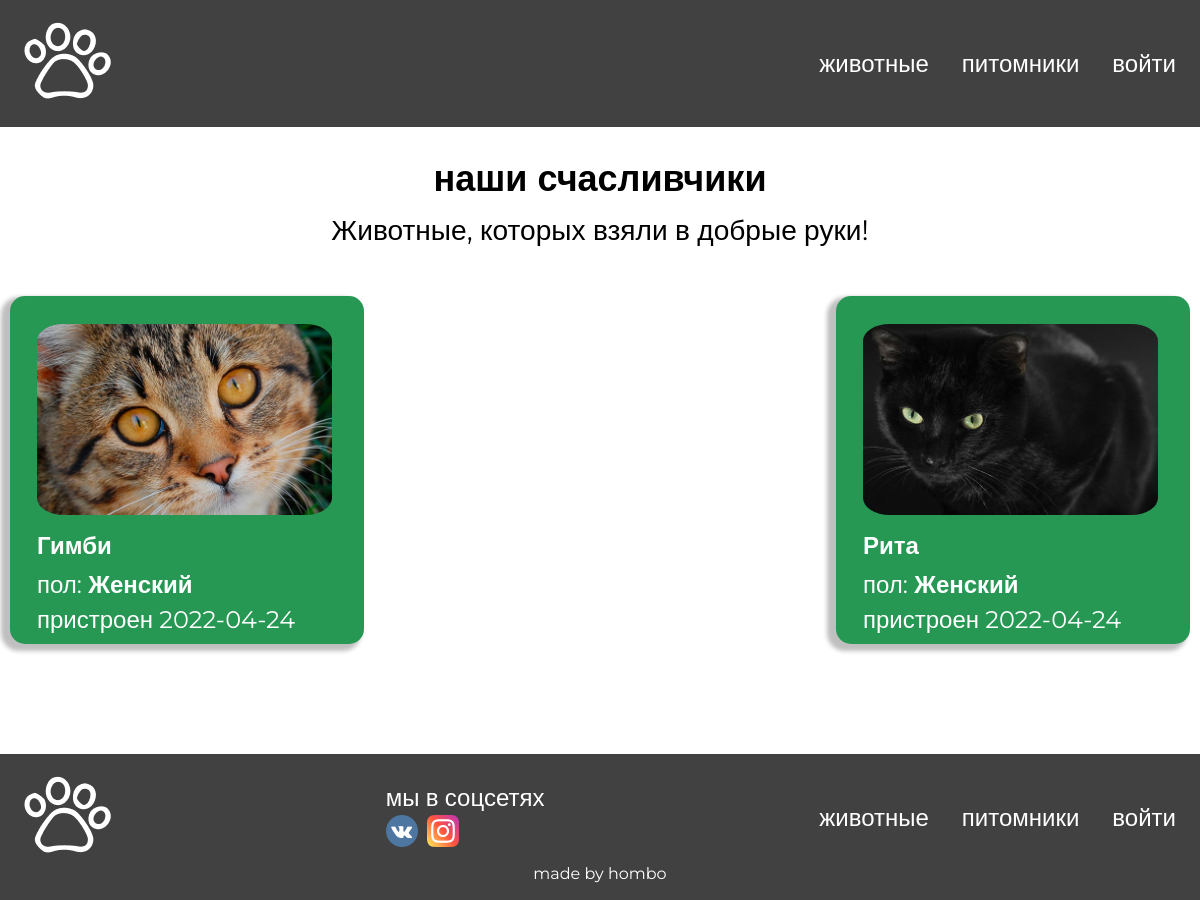
Page /happiness.php on the committed database.
### tables this page shows
CREATE TABLE `animals` (
  `id` int NOT NULL,
  `name` varchar(50) NOT NULL,
  `breed` varchar(100) NOT NULL,
  `type` enum('собака','кошка') NOT NULL,
  `nursery_id` int NOT NULL,
  `sex` enum('мужской','женский') NOT NULL,
  `age` int NOT NULL,
  `img` varchar(250) NOT NULL,
  `status` enum('в питомнике','зарезервировано','отдан') NOT NULL,
  `date` date DEFAULT NULL
);

### happiness.php (the view, shortened to what this page needs)
<?php require "utils/header.php"?>
<?php
    require_once "config/conn.php";
    $query = mysqli_query($conn, "SELECT name, img, sex, date FROM `animals` WHERE `status` = 'отдан'");
?>
<main>
    <section class="happiness">
        <div class="container">
            <h1 class="section__title happiness__title">наши счасливчики</h1>
            <h3 class="section__subtitle">Животные, которых взяли в добрые руки!</h3>
            <div class="catalog catalog__happiness">
                <?php
                while ($row = mysqli_fetch_assoc($query)) {?>
                    <div class="animal__card-item animal__card-happiness">
                        <div class="animal__card-img">
                            <img src='img/<?=$row["img"]?>'>
                        </div>
                        <div class="animal__card__content">
                            <div class="animal__card__name"><?=$row["name"]?></div>
                            <div>пол: <span class="animal__card__sex"><?=$row["sex"]?></span></div>
                            <div class="animal__card__date">пристроен <?=$row["date"]?></div>
                        </div>
                    </div>
                <?}?>
            </div>
        </div>
    </section>
</main>
<?php require "utils/footer.php"?>

### css/style.css (style rules this page uses)
*, *::after, *::before { box-sizing: border-box; }
body, html { margin: 0; display: flex; height: 100%; flex-direction: column; font-family: 'Montserrat', sans-serif; }
main { flex: 1 1 auto; }
h1, h2, h3 { margin: 0; }
.container { max-width: 1200px; padding: 0 10px; margin: 0 auto; }
.section__title { font-size: 36px; text-align: center; }
.animal__card-item { flex-basis: 250px; display: flex; flex-direction: column; justify-content: space-between; padding: 28px 32px 10px 27px; border-radius: 15px; color: white; box-shadow: -6px 4px 4px 3px rgba(0, 0, 0, 0.25); }
.animal__card-img { text-align: center; margin-bottom: 10px; }
.animal__card-img>img { border-radius: 9%; object-fit: cover; width: 100%; height: 191px; }
.animal__card__name { margin-bottom: 10px; text-transform: capitalize; font-weight: bold; }
.animal__card__sex { text-transform: capitalize; font-weight: bold; }
.catalog { display: flex; flex: 70%; align-items: center; flex-wrap: wrap; }
.happiness { margin-bottom: 110px; font-size: 24px; }
.happiness__title { margin-top: 29px; margin-bottom: 13px; }
.section__subtitle { margin-bottom: 49px; text-align: center; font-weight: normal; }
.catalog__happiness { justify-content: space-between; }
.animal__card-happiness { background-color: #279854; flex-basis: 30%; }
.animal__card__date { margin-top: 6px; }

### rows in the picture
animals: img (picture), name "Гимби", sex "Женский", date "2022-04-24"
animals: img (picture), name "Рита", sex "Женский", date "2022-04-24"
